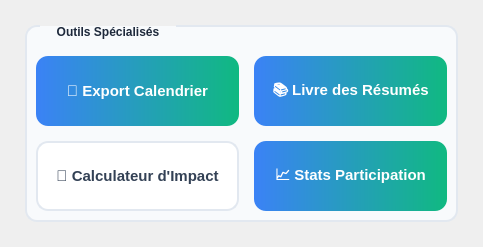
            <widget class="QWidget" name="evTabActions">
             <attribute name="title">
              <string>🚀 Actions Avancées</string>
             </attribute>
             <layout class="QVBoxLayout" name="verticalLayoutTabActions">
              <property name="spacing">
               <number>20</number>
              </property>
              <property name="leftMargin">
               <number>25</number>
              </property>
              <property name="topMargin">
               <number>25</number>
              </property>
              <property name="rightMargin">
               <number>25</number>
              </property>
              <property name="bottomMargin">
               <number>25</number>
              </property>
              <item>
               <widget class="QGroupBox" name="evGroupBoxOutils">
                <property name="styleSheet">
                 <string notr="true">QGroupBox {
              background-color: #f8fafc;
              border: 2px solid #e2e8f0;
              border-radius: 12px;
              margin-top: 1.5em;
              padding-top: 20px;
              font-weight: bold;
              color: #1e293b;
          }
          QGroupBox::title {
              subcontrol-origin: margin;
              subcontrol-position: top left;
              padding: 0 15px;
              left: 15px;
              color: #1e293b;
              font-size: 16px;
              font-weight: 700;
          }</string>
                </property>
                <property name="title">
                 <string>Outils Spécialisés</string>
                </property>
                <layout class="QGridLayout" name="gridLayoutOutils">
                 <property name="spacing">
                  <number>15</number>
                 </property>
                 <item row="0" column="0">
                  <widget class="QPushButton" name="evBtnExportCalendrier">
                   <property name="minimumSize">
                    <size>
                     <width>0</width>
                     <height>70</height>
                    </size>
                   </property>
                   <property name="cursor">
                    <cursorShape>PointingHandCursor</cursorShape>
                   </property>
                   <property name="styleSheet">
                    <string notr="true">QPushButton {
              background: qlineargradient(x1:0, y1:0, x2:1, y2:0, stop:0 #3b82f6, stop:1 #10b981);
              color: white;
              border: none;
              border-radius: 12px;
              padding: 18px;
              font-size: 15px;
              font-weight: 600;
          }
          QPushButton:hover {
              background: qlineargradient(x1:0, y1:0, x2:1, y2:0, stop:0 #2563eb, stop:1 #059669);
          }</string>
                   </property>
                   <property name="text">
                    <string>📆 Export Calendrier</string>
                   </property>
                  </widget>
                 </item>
                 <item row="0" column="1">
                  <widget class="QPushButton" name="evBtnLivreResumes">
                   <property name="minimumSize">
                    <size>
                     <width>0</width>
                     <height>70</height>
                    </size>
                   </property>
                   <property name="cursor">
                    <cursorShape>PointingHandCursor</cursorShape>
                   </property>
                   <property name="styleSheet">
                    <string notr="true">QPushButton {
              background: qlineargradient(x1:0, y1:0, x2:1, y2:0, stop:0 #3b82f6, stop:1 #10b981);
              color: white;
              border: none;
              border-radius: 12px;
              padding: 18px;
              font-size: 15px;
              font-weight: 600;
          }
          QPushButton:hover {
              background: qlineargradient(x1:0, y1:0, x2:1, y2:0, stop:0 #2563eb, stop:1 #059669);
          }</string>
                   </property>
                   <property name="text">
                    <string>📚 Livre des Résumés</string>
                   </property>
                  </widget>
                 </item>
                 <item row="1" column="0">
                  <widget class="QPushButton" name="evBtnCalculImpact">
                   <property name="minimumSize">
                    <size>
                     <width>0</width>
                     <height>70</height>
                    </size>
                   </property>
                   <property name="cursor">
                    <cursorShape>PointingHandCursor</cursorShape>
                   </property>
                   <property name="styleSheet">
                    <string notr="true">QPushButton {
              background-color: white;
              color: #334155;
              border: 2px solid #e2e8f0;
              border-radius: 12px;
              padding: 18px;
              font-size: 15px;
              font-weight: 600;
          }
          QPushButton:hover {
              background-color: #f8fafc;
              border-color: #cbd5e1;
          }</string>
                   </property>
                   <property name="text">
                    <string>🧮 Calculateur d'Impact</string>
                   </property>
                  </widget>
                 </item>
                 <item row="1" column="1">
                  <widget class="QPushButton" name="evBtnStatsParticipation">
                   <property name="minimumSize">
                    <size>
                     <width>0</width>
                     <height>70</height>
                    </size>
                   </property>
                   <property name="cursor">
                    <cursorShape>PointingHandCursor</cursorShape>
                   </property>
                   <property name="styleSheet">
                    <string notr="true">QPushButton {
              background: qlineargradient(x1:0, y1:0, x2:1, y2:0, stop:0 #3b82f6, stop:1 #10b981);
              color: white;
              border: none;
              border-radius: 12px;
              padding: 18px;
              font-size: 15px;
              font-weight: 600;
          }
          QPushButton:hover {
              background: qlineargradient(x1:0, y1:0, x2:1, y2:0, stop:0 #2563eb, stop:1 #059669);
          }</string>
                   </property>
                   <property name="text">
                    <string>📈 Stats Participation</string>
                   </property>
                  </widget>
                 </item>
                </layout>
               </widget>
              </item>
              <item>
               <spacer name="evVerticalSpacerActions">
                <property name="orientation">
                 <enum>Qt::Orientation::Vertical</enum>
                </property>
                <property name="sizeHint" stdset="0">
                 <size>
                  <width>0</width>
                  <height>0</height>
                 </size>
                </property>
               </spacer>
              </item>
             </layout>
            </widget>
